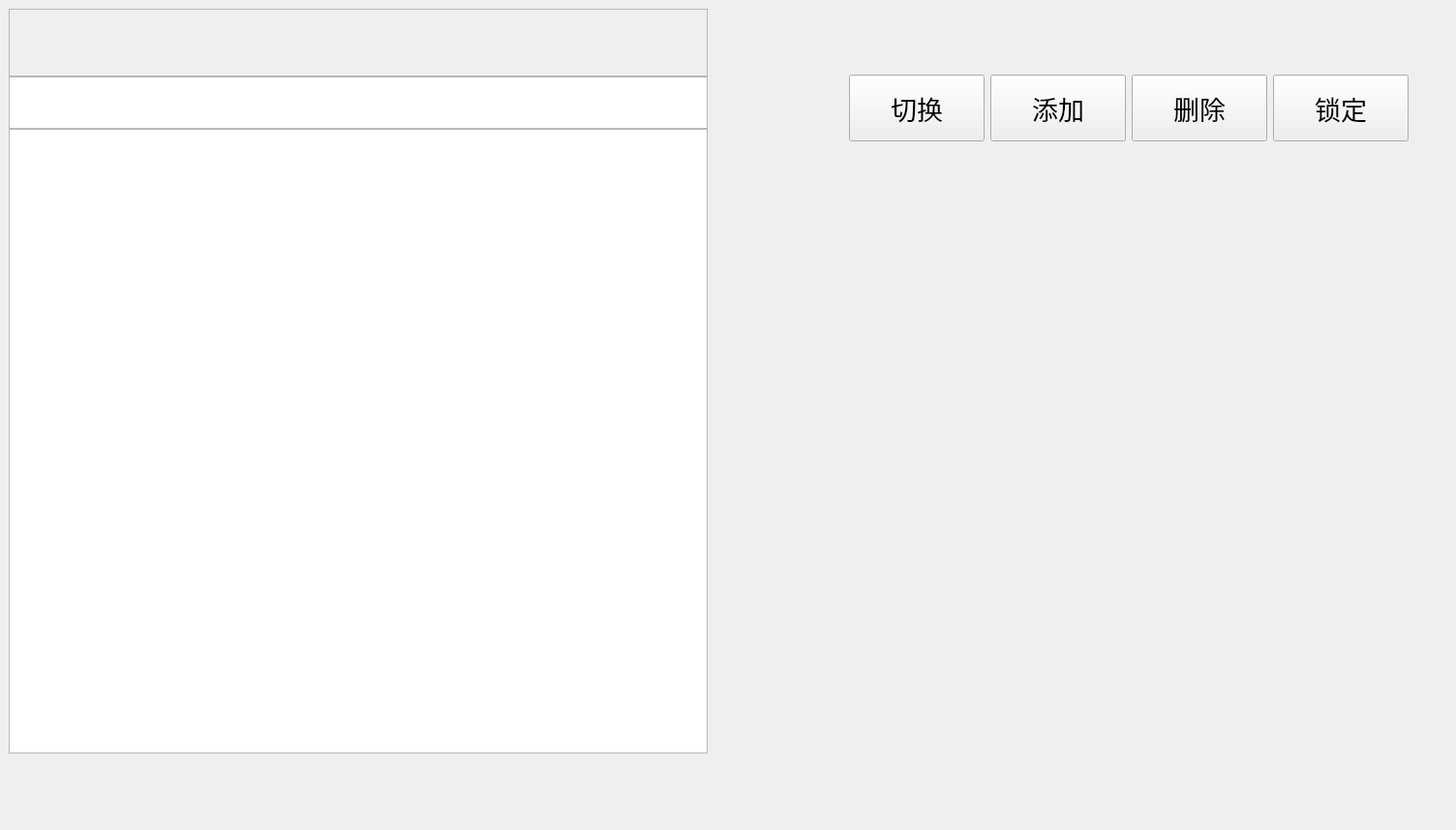
<?xml version="1.0" encoding="UTF-8"?>
<ui version="4.0">
 <class>point_setting_viewClass</class>
 <widget class="QWidget" name="point_setting_viewClass">
  <property name="geometry">
   <rect>
    <x>0</x>
    <y>0</y>
    <width>1504</width>
    <height>857</height>
   </rect>
  </property>
  <property name="minimumSize">
   <size>
    <width>1504</width>
    <height>857</height>
   </size>
  </property>
  <property name="maximumSize">
   <size>
    <width>1504</width>
    <height>857</height>
   </size>
  </property>
  <property name="windowTitle">
   <string>point_setting_view</string>
  </property>
  <layout class="QHBoxLayout" name="horizontalLayout" stretch="1,0,0">
   <property name="spacing">
    <number>6</number>
   </property>
   <property name="leftMargin">
    <number>9</number>
   </property>
   <property name="topMargin">
    <number>9</number>
   </property>
   <property name="rightMargin">
    <number>9</number>
   </property>
   <property name="bottomMargin">
    <number>9</number>
   </property>
   <item>
    <widget class="QStackedWidget" name="stackedWidget">
     <property name="currentIndex">
      <number>0</number>
     </property>
     <widget class="QWidget" name="page_point">
      <layout class="QVBoxLayout" name="verticalLayout_4">
       <property name="spacing">
        <number>0</number>
       </property>
       <property name="leftMargin">
        <number>0</number>
       </property>
       <property name="topMargin">
        <number>0</number>
       </property>
       <property name="rightMargin">
        <number>0</number>
       </property>
       <property name="bottomMargin">
        <number>0</number>
       </property>
       <item>
        <widget class="QFrame" name="frame">
         <property name="minimumSize">
          <size>
           <width>0</width>
           <height>70</height>
          </size>
         </property>
         <property name="maximumSize">
          <size>
           <width>16777215</width>
           <height>70</height>
          </size>
         </property>
         <property name="frameShape">
          <enum>QFrame::Shape::StyledPanel</enum>
         </property>
         <property name="frameShadow">
          <enum>QFrame::Shadow::Raised</enum>
         </property>
         <layout class="QHBoxLayout" name="horizontalLayout_7">
          <property name="spacing">
           <number>0</number>
          </property>
          <property name="leftMargin">
           <number>0</number>
          </property>
          <property name="topMargin">
           <number>0</number>
          </property>
          <property name="rightMargin">
           <number>0</number>
          </property>
          <property name="bottomMargin">
           <number>0</number>
          </property>
          <item>
           <layout class="QHBoxLayout" name="module_list_layout">
            <property name="spacing">
             <number>0</number>
            </property>
           </layout>
          </item>
         </layout>
        </widget>
       </item>
       <item>
        <layout class="QVBoxLayout" name="verticalLayout_3">
         <property name="spacing">
          <number>0</number>
         </property>
         <item>
          <widget class="PsTableWidget" name="axis_list_table">
           <property name="minimumSize">
            <size>
             <width>0</width>
             <height>54</height>
            </size>
           </property>
           <property name="maximumSize">
            <size>
             <width>16777215</width>
             <height>54</height>
            </size>
           </property>
          </widget>
         </item>
         <item>
          <widget class="PsTableWidget" name="point_list_table">
           <property name="minimumSize">
            <size>
             <width>0</width>
             <height>600</height>
            </size>
           </property>
           <property name="maximumSize">
            <size>
             <width>16777215</width>
             <height>700</height>
            </size>
           </property>
          </widget>
         </item>
         <item>
          <spacer name="verticalSpacer_2">
           <property name="orientation">
            <enum>Qt::Orientation::Vertical</enum>
           </property>
           <property name="sizeType">
            <enum>QSizePolicy::Policy::Fixed</enum>
           </property>
           <property name="sizeHint" stdset="0">
            <size>
             <width>20</width>
             <height>70</height>
            </size>
           </property>
          </spacer>
         </item>
        </layout>
       </item>
      </layout>
     </widget>
     <widget class="QWidget" name="page_image">
      <layout class="QVBoxLayout" name="verticalLayout_7">
       <property name="spacing">
        <number>0</number>
       </property>
       <property name="leftMargin">
        <number>0</number>
       </property>
       <property name="topMargin">
        <number>0</number>
       </property>
       <property name="rightMargin">
        <number>0</number>
       </property>
       <property name="bottomMargin">
        <number>0</number>
       </property>
       <item>
        <layout class="QVBoxLayout" name="image_show_layout">
         <property name="spacing">
          <number>0</number>
         </property>
        </layout>
       </item>
      </layout>
     </widget>
    </widget>
   </item>
   <item>
    <spacer name="horizontalSpacer_2">
     <property name="orientation">
      <enum>Qt::Orientation::Horizontal</enum>
     </property>
     <property name="sizeType">
      <enum>QSizePolicy::Policy::Fixed</enum>
     </property>
     <property name="sizeHint" stdset="0">
      <size>
       <width>140</width>
       <height>20</height>
      </size>
     </property>
    </spacer>
   </item>
   <item>
    <layout class="QVBoxLayout" name="verticalLayout">
     <item>
      <spacer name="verticalSpacer_4">
       <property name="orientation">
        <enum>Qt::Orientation::Vertical</enum>
       </property>
       <property name="sizeHint" stdset="0">
        <size>
         <width>20</width>
         <height>40</height>
        </size>
       </property>
      </spacer>
     </item>
     <item>
      <layout class="QHBoxLayout" name="horizontalLayout_2">
       <item>
        <widget class="PsButton" name="button_switch">
         <property name="sizePolicy">
          <sizepolicy hsizetype="Fixed" vsizetype="Fixed">
           <horstretch>0</horstretch>
           <verstretch>0</verstretch>
          </sizepolicy>
         </property>
         <property name="minimumSize">
          <size>
           <width>140</width>
           <height>69</height>
          </size>
         </property>
         <property name="maximumSize">
          <size>
           <width>140</width>
           <height>69</height>
          </size>
         </property>
         <property name="font">
          <font>
           <pointsize>20</pointsize>
          </font>
         </property>
         <property name="text">
          <string>切换</string>
         </property>
        </widget>
       </item>
       <item>
        <widget class="PsButton" name="button_add">
         <property name="sizePolicy">
          <sizepolicy hsizetype="Fixed" vsizetype="Fixed">
           <horstretch>0</horstretch>
           <verstretch>0</verstretch>
          </sizepolicy>
         </property>
         <property name="minimumSize">
          <size>
           <width>140</width>
           <height>69</height>
          </size>
         </property>
         <property name="maximumSize">
          <size>
           <width>140</width>
           <height>69</height>
          </size>
         </property>
         <property name="font">
          <font>
           <pointsize>20</pointsize>
          </font>
         </property>
         <property name="text">
          <string>添加</string>
         </property>
        </widget>
       </item>
       <item>
        <widget class="PsButton" name="button_delete">
         <property name="sizePolicy">
          <sizepolicy hsizetype="Fixed" vsizetype="Fixed">
           <horstretch>0</horstretch>
           <verstretch>0</verstretch>
          </sizepolicy>
         </property>
         <property name="minimumSize">
          <size>
           <width>140</width>
           <height>69</height>
          </size>
         </property>
         <property name="maximumSize">
          <size>
           <width>140</width>
           <height>69</height>
          </size>
         </property>
         <property name="font">
          <font>
           <pointsize>20</pointsize>
          </font>
         </property>
         <property name="text">
          <string>删除</string>
         </property>
        </widget>
       </item>
       <item>
        <widget class="PsButton" name="button_lock">
         <property name="minimumSize">
          <size>
           <width>140</width>
           <height>69</height>
          </size>
         </property>
         <property name="maximumSize">
          <size>
           <width>140</width>
           <height>69</height>
          </size>
         </property>
         <property name="font">
          <font>
           <pointsize>20</pointsize>
          </font>
         </property>
         <property name="text">
          <string>锁定</string>
         </property>
        </widget>
       </item>
       <item>
        <spacer name="horizontalSpacer">
         <property name="orientation">
          <enum>Qt::Orientation::Horizontal</enum>
         </property>
         <property name="sizeHint" stdset="0">
          <size>
           <width>40</width>
           <height>20</height>
          </size>
         </property>
        </spacer>
       </item>
      </layout>
     </item>
     <item>
      <spacer name="verticalSpacer_3">
       <property name="orientation">
        <enum>Qt::Orientation::Vertical</enum>
       </property>
       <property name="sizeHint" stdset="0">
        <size>
         <width>20</width>
         <height>40</height>
        </size>
       </property>
      </spacer>
     </item>
     <item>
      <spacer name="verticalSpacer">
       <property name="orientation">
        <enum>Qt::Orientation::Vertical</enum>
       </property>
       <property name="sizeHint" stdset="0">
        <size>
         <width>20</width>
         <height>40</height>
        </size>
       </property>
      </spacer>
     </item>
     <item>
      <widget class="QWidget" name="widget" native="true">
       <property name="minimumSize">
        <size>
         <width>550</width>
         <height>560</height>
        </size>
       </property>
       <property name="maximumSize">
        <size>
         <width>550</width>
         <height>16777215</height>
        </size>
       </property>
       <layout class="QVBoxLayout" name="verticalLayout_6">
        <property name="spacing">
         <number>0</number>
        </property>
        <property name="leftMargin">
         <number>0</number>
        </property>
        <property name="topMargin">
         <number>0</number>
        </property>
        <property name="rightMargin">
         <number>0</number>
        </property>
        <property name="bottomMargin">
         <number>0</number>
        </property>
        <item>
         <layout class="QVBoxLayout" name="robot_xyrz_layout">
          <property name="spacing">
           <number>0</number>
          </property>
         </layout>
        </item>
       </layout>
      </widget>
     </item>
    </layout>
   </item>
  </layout>
 </widget>
 <customwidgets>
  <customwidget>
   <class>PsButton</class>
   <extends>QPushButton</extends>
   <header>view/components/ps_button/ps_button.h</header>
  </customwidget>
  <customwidget>
   <class>PsTableWidget</class>
   <extends>QTableWidget</extends>
   <header>view/components/ps_table_widget/ps_table_widget.h</header>
  </customwidget>
 </customwidgets>
 <layoutdefault spacing="6" margin="11"/>
 <resources>
  <include location="../../../../res/main_res.qrc"/>
 </resources>
 <connections/>
</ui>
